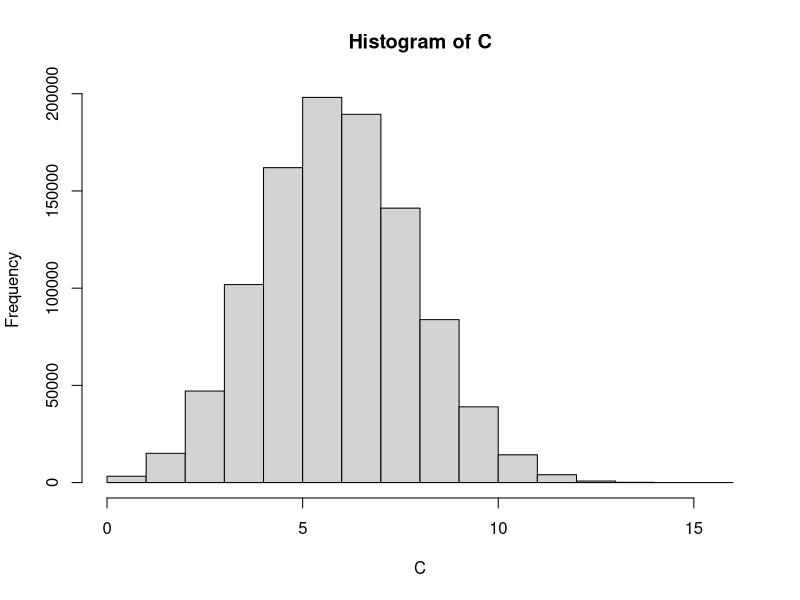

The R script that drew this image:
N <- 16
p <- 0.4

rbinom(n=1, size=N, prob=p)
rbinom(n=1, size=N, prob=p)
rbinom(n=1, size=N, prob=p)

C <- rbinom(n=10^6, size=N, prob=p)
hist(C)
mean(C)
var(C)
sd(C)
